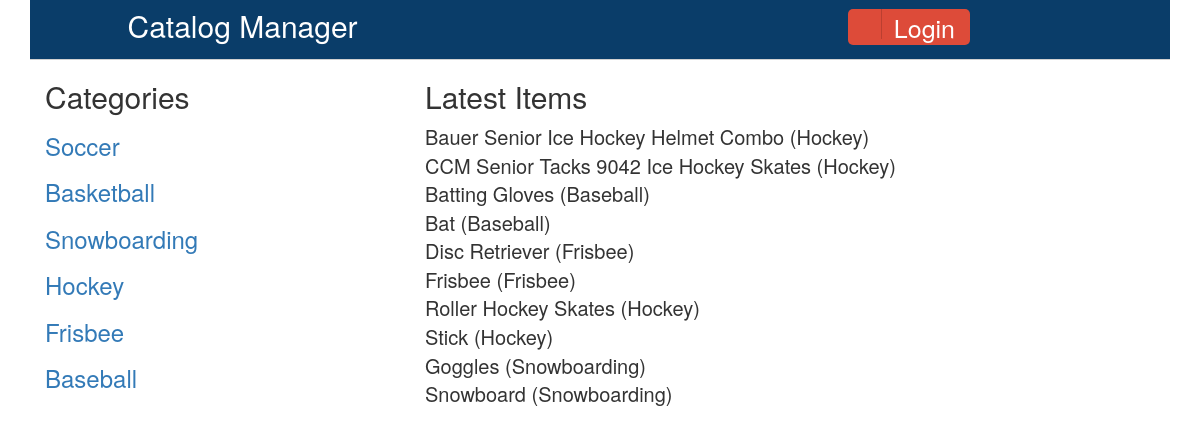
/catalog, run on the app's committed database.
### database_setup.py (models this page shows, shortened)
class Category(Base):
    __tablename__ = 'category'
    id = Column(Integer, primary_key=True)
    name = Column(String(250), nullable=False)

class Item(Base):
    __tablename__ = 'item'
    itemName =Column(String(80), nullable = False)
    id = Column(Integer, primary_key = True)
    description = Column(String(250))
    category_id = Column(Integer,ForeignKey('category.id'))
    category = relationship(Category)
    user_id = Column(Integer, ForeignKey('user.id'))
    user = relationship(User)

### catalogMngr.py (the view)
@app.route('/')
@app.route('/catalog')
def getCatalog():
    catalog = session.query(Category).all()
    items = session.query(Item).order_by(Item.id.desc()).limit(10)
    return render_template('catalog.html', catalog=catalog, items=items)

### templates/catalog.html
{% extends "main.html" %}
{% block content %}
    <div class="col-sm-4">
        <h2>Categories</h2>
            {% for category in catalog %}
                <h3>
                <a href="{{url_for('showCategory', category_id = category.id)}}"> <p>{{category.name}}</p></a>
                </h3>
             {% endfor %}
    </div>
    <div class="col-sm-7">
        <h2>Latest Items</h2>
        {% for i in items %}
        <div class="category-item__form form__label">
            {{i.itemName}} ({{i.category.name}})
        </div>
        {% endfor %}
    </div>
{% endblock %}

### templates/main.html (shortened to what this page needs)
<!DOCTYPE html>
<html lang="en">
<head>
	<link rel="stylesheet" href="https://cdnjs.cloudflare.com/ajax/libs/normalize/3.0.3/normalize.css">
	<link rel="stylesheet" href="https://github.com/lipis/bootstrap-social/blob/gh-pages/bootstrap-social.css">
	<link rel="stylesheet" href="https://github.com/lipis/bootstrap-social/blob/gh-pages/bootstrap-social.less">
	<link rel="stylesheet" href="https://maxcdn.bootstrapcdn.com/bootstrap/3.3.6/css/bootstrap.min.css">
	<link rel= stylesheet type= text/css href="{{url_for('static', filename='styles.css')}}">
</head>
<body>
	<div class="container">
			<div class="header">
					<div class="row">
						<div class="col-sm-7 header__title title__text">
							<a href="{{url_for('getCatalog')}}" style="color:white;">Catalog Manager</a>
						</div>
						<div class="col-md-2 text-right" style="margin-top: 10px;">
							{% if 'username' not in session %}
							<a class="loginBtn loginBtn--google" href="{{url_for('login')}}">Login</a>
							{% else %}
							<a class="loginBtn loginBtn--google" href="{{url_for('gdisconnect')}}">Logout</a>
							{% endif %}
						</div>
					</div>
			</div>
				{% block content %}
				{% endblock %}
	</div>
</body>
</html>

### static/styles.css (style rules this page uses)
body { font-size: 2.0rem; }
.header { background: #0a3d69; border-bottom: .1rem solid #d1d1d1; display: block; height: 6.0rem; width: 100%; }
.header .header__title { color: #fafcfd; display: inline; line-height: 5.2rem; position: relative; font-size: 3.0rem; }
.loginBtn { box-sizing: border-box; position: relative; margin: 0.2em; padding: 0 15px 0 46px; border: none; text-align: left; line-height: 34px; white-space: nowrap; border-radius: 0.2em; font-size: 25px; color: #FFF; }
.loginBtn:before { content: ""; box-sizing: border-box; position: absolute; top: 0; left: 0; width: 34px; height: 100%; }
.loginBtn--google { background: #DD4B39; vertical-align: bottom; height: 30px; }
.loginBtn--google:before { border-right: #BB3F30 1px solid; background: url('https://s3-us-west-2.amazonaws.com/s.cdpn.io/14082/icon_google.png') 6px 6px no-repeat; vertical-align: bottom; height: 30px; }

### data on the page
Category: name "Soccer"
Category: name "Basketball"
Category: name "Snowboarding"
Category: name "Hockey"
Category: name "Frisbee"
Category: name "Baseball"
Item: itemName "Bauer Senior Ice Hockey Helmet Combo", category.name "Hockey"
Item: itemName "CCM Senior Tacks 9042 Ice Hockey Skates", category.name "Hockey"
Item: itemName "Batting Gloves", category.name "Baseball"
Item: itemName "Bat", category.name "Baseball"
Item: itemName "Disc Retriever", category.name "Frisbee"
Item: itemName "Frisbee", category.name "Frisbee"
Item: itemName "Roller Hockey Skates", category.name "Hockey"
Item: itemName "Stick", category.name "Hockey"
Item: itemName "Goggles", category.name "Snowboarding"
Item: itemName "Snowboard", category.name "Snowboarding"
